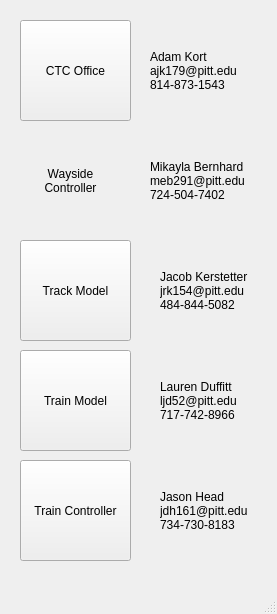
<?xml version="1.0" encoding="UTF-8"?>
<ui version="4.0">
 <class>MainWindow</class>
 <widget class="QMainWindow" name="MainWindow">
  <property name="geometry">
   <rect>
    <x>0</x>
    <y>0</y>
    <width>277</width>
    <height>614</height>
   </rect>
  </property>
  <property name="windowTitle">
   <string>MainWindow</string>
  </property>
  <widget class="QWidget" name="centralwidget">
   <widget class="QPushButton" name="trackModel">
    <property name="geometry">
     <rect>
      <x>20</x>
      <y>240</y>
      <width>111</width>
      <height>101</height>
     </rect>
    </property>
    <property name="text">
     <string>Track Model</string>
    </property>
   </widget>
   <widget class="QPushButton" name="ctcOffice">
    <property name="geometry">
     <rect>
      <x>20</x>
      <y>20</y>
      <width>111</width>
      <height>101</height>
     </rect>
    </property>
    <property name="text">
     <string>CTC Office</string>
    </property>
   </widget>
   <widget class="QPushButton" name="trainController">
    <property name="geometry">
     <rect>
      <x>20</x>
      <y>460</y>
      <width>111</width>
      <height>101</height>
     </rect>
    </property>
    <property name="text">
     <string>Train Controller</string>
    </property>
   </widget>
   <widget class="QPushButton" name="trainModel">
    <property name="geometry">
     <rect>
      <x>20</x>
      <y>350</y>
      <width>111</width>
      <height>101</height>
     </rect>
    </property>
    <property name="text">
     <string>Train Model</string>
    </property>
   </widget>
   <widget class="QLabel" name="label">
    <property name="geometry">
     <rect>
      <x>150</x>
      <y>40</y>
      <width>101</width>
      <height>61</height>
     </rect>
    </property>
    <property name="text">
     <string>Adam Kort
ajk179@pitt.edu
814-873-1543</string>
    </property>
   </widget>
   <widget class="QLabel" name="label_2">
    <property name="geometry">
     <rect>
      <x>150</x>
      <y>150</y>
      <width>111</width>
      <height>61</height>
     </rect>
    </property>
    <property name="text">
     <string>Mikayla Bernhard
meb291@pitt.edu
724-504-7402</string>
    </property>
   </widget>
   <widget class="QLabel" name="label_3">
    <property name="geometry">
     <rect>
      <x>160</x>
      <y>260</y>
      <width>101</width>
      <height>61</height>
     </rect>
    </property>
    <property name="text">
     <string>Jacob Kerstetter
jrk154@pitt.edu
484-844-5082</string>
    </property>
   </widget>
   <widget class="QLabel" name="label_4">
    <property name="geometry">
     <rect>
      <x>160</x>
      <y>370</y>
      <width>91</width>
      <height>61</height>
     </rect>
    </property>
    <property name="text">
     <string>Lauren Duffitt
ljd52@pitt.edu
717-742-8966</string>
    </property>
   </widget>
   <widget class="QLabel" name="label_5">
    <property name="geometry">
     <rect>
      <x>160</x>
      <y>480</y>
      <width>101</width>
      <height>61</height>
     </rect>
    </property>
    <property name="text">
     <string>Jason Head
jdh161@pitt.edu
734-730-8183</string>
    </property>
   </widget>
   <widget class="QLabel" name="label_6">
    <property name="geometry">
     <rect>
      <x>30</x>
      <y>150</y>
      <width>81</width>
      <height>61</height>
     </rect>
    </property>
    <property name="text">
     <string>Wayside Controller</string>
    </property>
    <property name="alignment">
     <set>Qt::AlignCenter</set>
    </property>
    <property name="wordWrap">
     <bool>true</bool>
    </property>
   </widget>
  </widget>
  <widget class="QMenuBar" name="menubar">
   <property name="geometry">
    <rect>
     <x>0</x>
     <y>0</y>
     <width>277</width>
     <height>24</height>
    </rect>
   </property>
  </widget>
  <widget class="QStatusBar" name="statusbar"/>
 </widget>
 <resources/>
 <connections/>
</ui>
